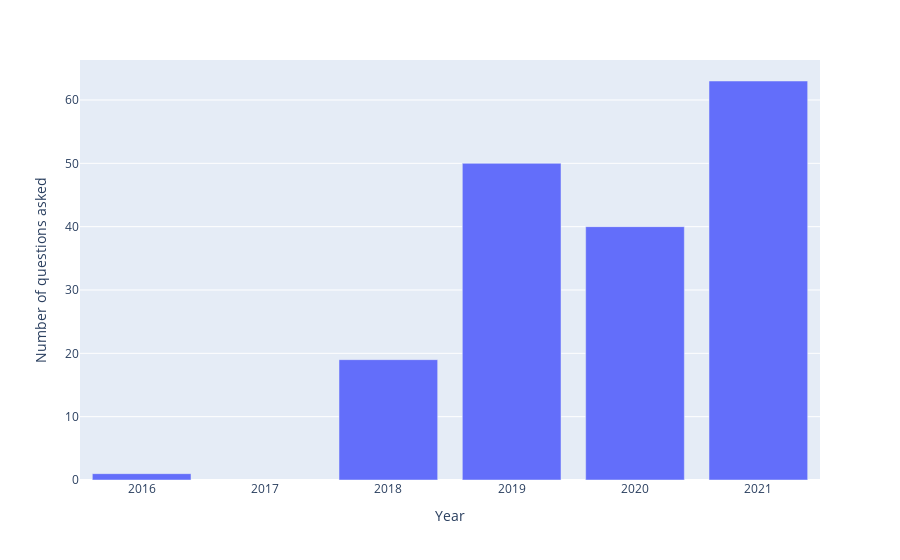

Notebook code cell kept with this figure:
### Code cell
years_view(df_mi)

### Figure 1 — Plotly figure (JSON) as saved in the notebook; plotly's stock layout.template omitted (floating-point values rounded to 4 significant figures)
{"data": [{"alignmentgroup": "True", "hovertemplate": "Year=%{x}<br>Number of questions asked=%{y}<extra></extra>", "legendgroup": "", "marker": {"color": "#636efa", "pattern": {"shape": ""}}, "name": "", "offsetgroup": "", "orientation": "v", "showlegend": false, "textposition": "auto", "type": "bar", "x": [2016, 2018, 2019, 2020, 2021], "xaxis": "x", "y": [1, 19, 50, 40, 63], "yaxis": "y"}], "layout": {"barmode": "relative", "legend": {"tracegroupgap": 0}, "margin": {"t": 60}, "xaxis": {"anchor": "y", "domain": [0, 1], "dtick": 1, "title": {"text": "Year"}}, "yaxis": {"anchor": "x", "domain": [0, 1], "title": {"text": "Number of questions asked"}}}}
